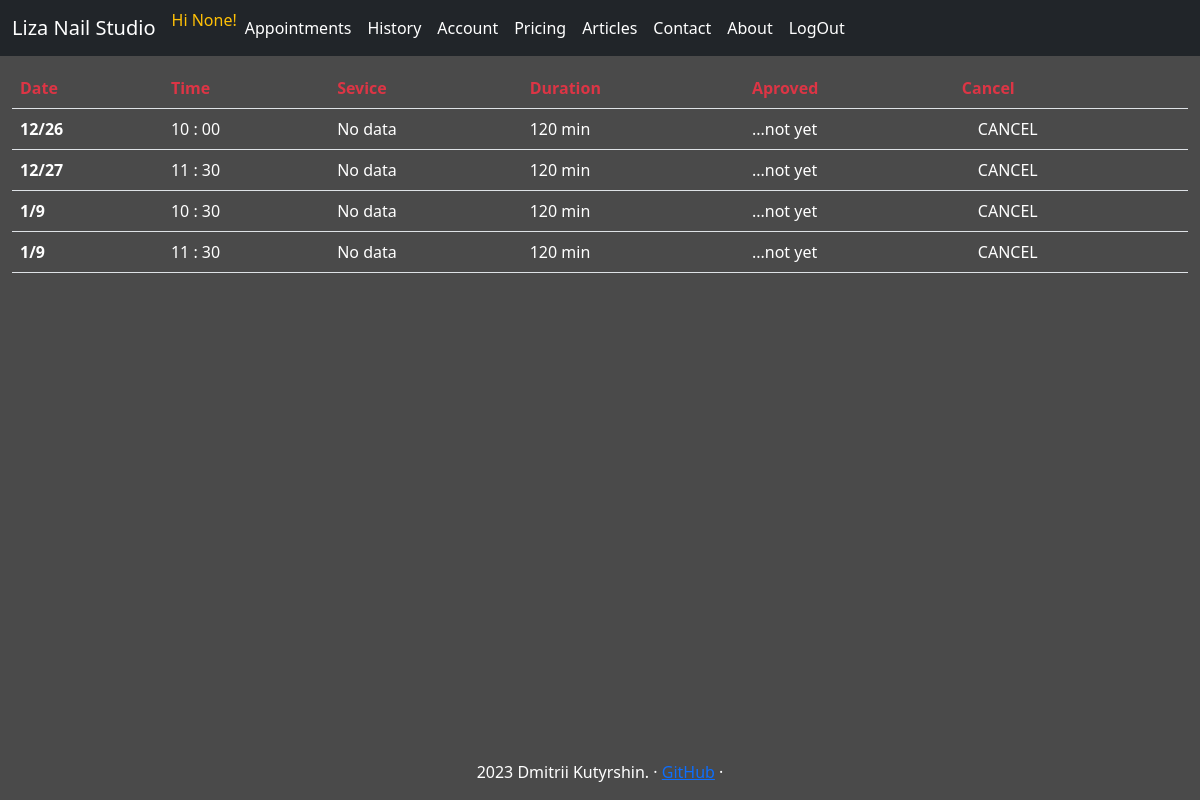
The app's page /appointments/ (signed in) with its own data.
### tables this page shows
CREATE TABLE calendar(slot_id INTEGER PRIMARY KEY, year INT, month INT, weekday INT, day INT, hour INT, minute INT, is_open INT);

### studio_app/webapp.py (the view, shortened to what this page needs)
@app.route("/appointments/", methods=["GET", "POST"])
@login_required
def appointments():
    today = datetime.datetime.now()
    try:
        con = sqlite3.connect("./db.db")
        cur = con.cursor()
        user_appoint_db = cur.execute("SELECT id, service_name, slot_id, is_seen, is_aproved, is_canceled, amount_time_min FROM appointments WHERE user_id=? AND slot_id IN (SELECT slot_id FROM calendar WHERE year=? AND month=? AND day>=?);", (session.get("user_id"), today.year, today.month, today.day)).fetchall()
        user_appoint_db = user_appoint_db + cur.execute("SELECT id, service_name, slot_id, is_seen, is_aproved, is_canceled, amount_time_min FROM appointments WHERE user_id=? AND slot_id IN (SELECT slot_id FROM calendar WHERE year=? AND month>?);", (session.get("user_id"), today.year, today.month)).fetchall()
        user_appoint_db = user_appoint_db + cur.execute("SELECT id, service_name, slot_id, is_seen, is_aproved, is_canceled, amount_time_min FROM appointments WHERE user_id=? AND slot_id IN (SELECT slot_id FROM calendar WHERE year>?);", (session.get("user_id"), today.year,)).fetchall()
        user_appoint = []
        for appointment in user_appoint_db:
            if appointment[5] == 0:
                slot_db = list(cur.execute("SELECT year, month, day, hour, minute FROM calendar WHERE slot_id=?", (appointment[2],)).fetchone())
                appointment_as_list = []
                for el in appointment:
                    el = 'No data' if el == None else el
                    appointment_as_list.append(el)
                appointment_as_list = appointment_as_list + slot_db
                user_appoint.append(appointment_as_list)
        user_appoint_sorted = sorted(user_appoint, key = lambda x: (x[7], x[8], x[9], x[10], x[11]))
    except Exception as er:
        con.close()
        print("##/appointments/ --db connection")
        print(er)
        return  render_template("apology.html", error_message="Something went wrong")
    return render_template("appointments.html", user_appoint=user_appoint_sorted)

### studio_app/helpers.py (called while the page is built)
def login_required(f):
    @wraps(f)
    def decorated_function(*args, **kwargs):
        if session.get("user_id") is None:
            return redirect("/signin")
        return f(*args, **kwargs)
    return decorated_function

### studio_app/webapp.py (called while the page is built)
@app.context_processor
def inject_navbar_items():
    return dict(navbar_menu=navbar_items)

@app.context_processor
def inject_navbar_items_not_loged_in():
    return dict(navbar_menu_not_loged_in=navbar_items_not_loged_in)

@app.context_processor
def inject_navbar_items_admin():
    return dict(navbar_items_admin=navbar_items_admin)

### studio_app/templates/appointments.html (shortened to what this page needs)
{% extends "layout.html" %}
{% block content %}
<table class="table">
    <thead>
      <tr class="text-danger">
        <th scope="col">Date</th>
        <th scope="col">Time</th>
        <th scope="col">Sevice</th>
        <th scope="col">Duration</th>
        <th scope="col">Aproved</th>
        <th scope="col">Cancel</th>
      </tr>
    </thead>
    <tbody class="text-white">
        {% for appointment in user_appoint %}
        <tr class="my-table-hover">
            <th scope="row">{{appointment[8]}}/{{appointment[9]}}</th>
            <td>{{appointment[10]}} :
                {% if appointment[11] == 0 %}
                00
                {% else %}
                {{appointment[11]}}
                {% endif %}
            </td>
            <td>{{appointment[1]}}</td>
            <td>{{appointment[6]}} min</td>
            <td>
                {% if appointment[4] == 0 %}
                    ...not yet
                {% else %}
                    Aproved
                {% endif %}
            </td>
            <td>
                <form action="/appointments/" method="post">
                    <input type="submit" value="CANCEL">
                </form>
            </td>
          </tr>
        {% endfor %}
    </tbody>
  </table>
{% endblock %}

### studio_app/static/css/style.css (style rules this page uses)
body { padding-top: 3rem; padding-bottom: 3rem; color: #5a5a5a; }
.table { width: 98%; margin: 1%; }

### studio_app/static/css/calendar.css (style rules this page uses)
*, *:before, *:after { -moz-box-sizing: border-box; -webkit-box-sizing: border-box; box-sizing: border-box; }
body { overflow: hidden; font-weight: 100; color: rgba(255, 255, 255, 1); margin: 0; padding: 0; background: #4A4A4A; -webkit-touch-callout: none; -webkit-user-select: none; -khtml-user-select: none; -moz-user-select: none; -ms-user-select: none; user-select: none; }
input, form { all: unset; display: inline-block; padding-left: .5em; }

### records on screen
calendar: month "12", day "26", hour "10", shows "00", appointment "No data", appointment "120", minute "...not yet"
calendar: month "12", day "27", hour "11", minute "30", appointment "No data", appointment "120"

### other values on screen
{{ session.get("instagram") }} "None"
{{ navbar_item }} "Appointments" "History" "Account" "Pricing" "Articles" "Contact" "About" "LogOut"
{{ appointment[8] }} "1" "1"
{{ appointment[9] }} "9" "9"
{{ appointment[10] }} "10" "11"
{{ appointment[11] }} "30" "30"
{{ appointment[1] }} "No data" "No data"
{{ appointment[6] }} "120" "120"
